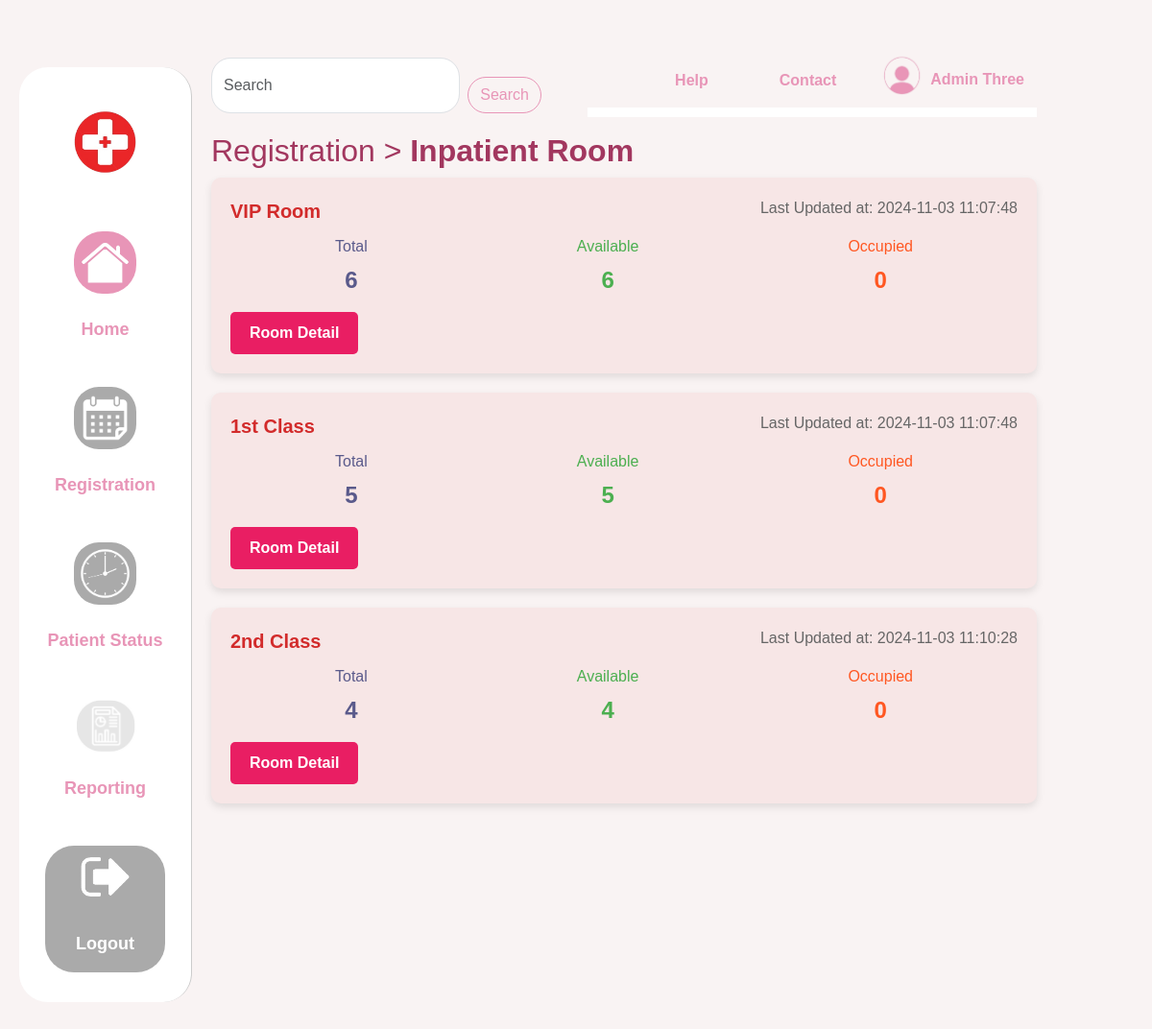
Page /inpatient.php (signed in) on the committed database.
### tables this page shows
CREATE TABLE `msroomheader` (
  `room_id` varchar(5) NOT NULL,
  `name` varchar(30) DEFAULT NULL,
  `total` int(10) DEFAULT NULL,
  `price` int(10) DEFAULT NULL,
  `date` datetime DEFAULT NULL,
  `last_update` datetime DEFAULT NULL
);

### inpatient.php (the view, shortened to what this page needs)
<?php
$conn = getConnection();
$sql = "
    SELECT h.room_id, h.name, h.total, h.price, h.date, h.last_update,
           SUM(CASE WHEN d.status = 'Available' THEN 1 ELSE 0 END) AS available_count,
           SUM(CASE WHEN d.status = 'Occupied' THEN 1 ELSE 0 END) AS occupied_count,
           COUNT(d.room_id) AS total_count
    FROM MsRoomHeader h
    LEFT JOIN MsRoomDetails d ON h.room_id = d.room_id
    GROUP BY h.room_id
";
$result = $conn->query($sql);
$availableRooms = [];
if ($result && $result->num_rows > 0) {
    while ($row = $result->fetch_assoc()) {
        $availableRooms[] = $row;
    }
}
?>
<!DOCTYPE html>
<html lang="en">
<head>
    <link
        href="https://cdn.jsdelivr.net/npm/bootstrap@5.3.0/dist/css/bootstrap.min.css"
        rel="stylesheet" />
    <link rel="stylesheet" href="css/inpatient.css" />
</head>
<body>
    <div class="container-fluid">
        <div class="row">
            <?php include 'sidebar.php' ?>
            <div class="col-md-10 content">
                <?php include 'topbar.php' ?>
                <h1 class="fw-medium">Registration > <span class="fw-bold">Inpatient Room</span></h1>
                <div class="room-section">
                    <?php foreach ($availableRooms as $room): ?>
                        <div class="room">
                            <div class="room-header">
                                <span class="room-title"><?php echo htmlspecialchars($room['name']); ?></span>
                                <span class="room-update" style="font-size: 16px;">Last Updated at: <?php echo htmlspecialchars($room['last_update']); ?></span>
                            </div>
                            <div class="room-stats">
                                <div class="total-rooms">Total <span><?php echo htmlspecialchars($room['total_count']); ?></span></div>
                                <div class="available-rooms">Available <span><?php echo htmlspecialchars($room['available_count']); ?></span></div>
                                <div class="queue">Occupied <span><?php echo htmlspecialchars($room['occupied_count']); ?></span></div>
                            </div>
                            <a href="room_details.php?room_id=<?php echo htmlspecialchars($room['room_id']); ?>" class="room-detail-button">Room Detail</a>
                        </div>
                    <?php endforeach; ?>
                </div>
            </div>
        </div>
    </div>
</body>
</html>

### css/inpatient.css (style rules this page uses)
:root { --bg-color: #f9f3f3; --text-color: #a2375f; --accent-color: #e895b7; --link-color: #a2375f; }
body { font-family: "Arial", sans-serif; background-color: var(--bg-color); color: var(--text-color); margin: 0 20px 20px 100px; padding: 20px 0; }
.content { background-color: var(--bg-color); padding: 20px; }
h1 { font-weight: bold; font-size: 2rem; color: var(--text-color); }
.room-section { display: flex; flex-direction: column; gap: 20px; }
.room { background-color: #f7e6e6; border-radius: 10px; padding: 20px; box-shadow: 0 4px 8px rgba(0, 0, 0, 0.1); }
.room-header { display: flex; justify-content: space-between; margin-bottom: 10px; }
.room-title { font-size: 20px; font-weight: bold; color: #D22B2B; }
.room-update { font-size: 12px; color: #666; }
.room-stats { display: flex; justify-content: space-around; margin-bottom: 15px; }
.room-stats div { display: flex; flex-direction: column; align-items: center; }
.total-rooms span, .available-rooms span, .queue span { font-size: 24px; font-weight: bold; margin-top: 5px; }
.total-rooms { color: #5A5A8B; }
.available-rooms { color: #4CAF50; }
.queue { color: #FF5722; }
.room-detail-button { display: inline-block; padding: 10px 20px; background-color: #E91E63; color: white; border-radius: 5px; text-align: center; text-decoration: none; font-weight: bold; }

### rows in the picture
msroomheader: name "VIP Room", last_update "2024-11-03 11:07:48", total_count "6", available_count "6", occupied_count "0"
msroomheader: name "1st Class", last_update "2024-11-03 11:07:48", total_count "5", available_count "5", occupied_count "0"
msroomheader: name "2nd Class", last_update "2024-11-03 11:10:28", total_count "4", available_count "4", occupied_count "0"

### other values in the picture
$_SESSION['fullname'] "Admin Three"
